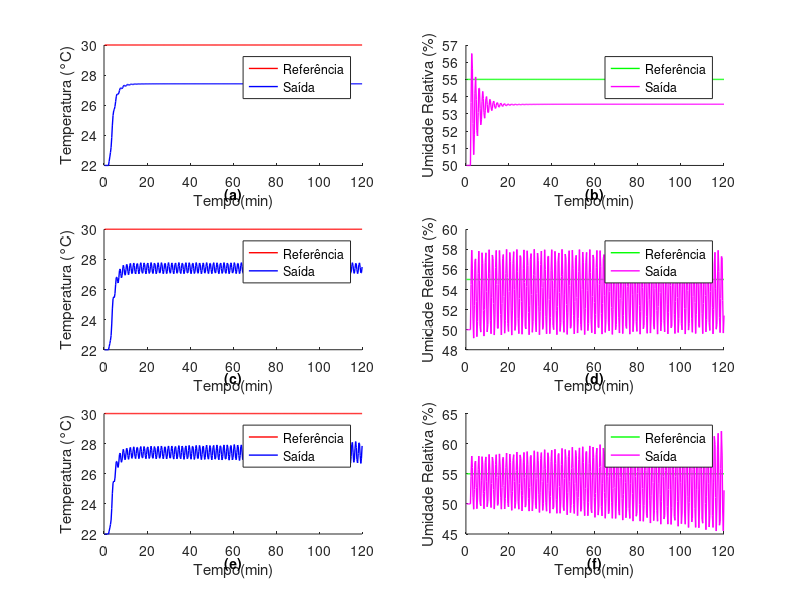

This chart was generated by the following MATLAB code:
% --SCRIPT - IMPLEMENTAR PATAMARES EM SISTEMA TITO --
clear; clc; %close all;
clf(figure(1))
qtde_amostras = 400;
T_amostra = 18;

%% INICIALIZAÇÕES
y_11t = zeros(1, qtde_amostras);
y_12u = zeros(1, qtde_amostras);
y_21t = zeros(1, qtde_amostras);
y_22u = zeros(1, qtde_amostras);
y_1t = zeros(1, qtde_amostras);
y_2u = zeros(1, qtde_amostras);
erro1 = zeros(1, qtde_amostras);
erro2 = zeros(1, qtde_amostras);
tempo = zeros(1, qtde_amostras);
r_1t = zeros(1, qtde_amostras);
r_2u = zeros(1, qtde_amostras);
y_1t_inicial = 22; 
y_2u_inicial = 50;

for k = 1:7
    r_1t(k) = 30;
    r_2u(k) = 55;
    y_1t(k) = y_1t_inicial;
    y_2u(k) = y_2u_inicial;
    tempo(k) = k*T_amostra;
    erro1(k) = r_1t(k) - y_1t(k);
    erro2(k) = r_2u(k) - y_2u(k);
end
r_1t(8:qtde_amostras) = 30; 
r_2u(8:qtde_amostras) = 55; 

%% BLOCO 1: K_umid = 0.45
K_umid = 0.45;
a12_1 = -0.03556*K_umid; a12_2 = -0.1718*K_umid;
a22_1 = 0.2455*K_umid; a22_2 = 1.869*K_umid;

for k = 8:qtde_amostras
    y_11t(k) = 0.9678 * y_11t(k-1) + 0.08796 * erro1(k-4) + 0.00509 * erro1(k-5);
    y_12u(k) = 0.9331 * y_12u(k-1) + a12_1 * erro2(k-3) + a12_2 * erro2(k-4);
    y_21t(k) = 0.9676 * y_21t(k-1) - 0.1294 * erro1(k-6) - 0.007485 * erro1(k-7);
    y_22u(k) = 0.9048 * y_22u(k-1) + a22_1 * erro2(k-1) + a22_2 * erro2(k-2);
    y_1t(k) = y_11t(k) + y_12u(k) + y_1t_inicial;
    y_2u(k) = y_21t(k) + y_22u(k)+ y_2u_inicial;
    erro1(k) = r_1t(k) - y_1t(k);
    erro2(k) = r_2u(k) - y_2u(k);
    tempo(k) = k * T_amostra;
end

figure(1)
subplot(3,2,1)
hold on
plot(tempo/60, r_1t,'r', 'LineWidth', 1)
plot(tempo/60, y_1t,'b', 'LineWidth', 1)
ylabel('Temperatura (°C)'); xlabel('Tempo(min)');
legend('Referência', 'Saída')
title('(a)', 'Units', 'normalized', 'Position', [0.5, -0.3], 'FontSize', 10);
hold off

subplot(3,2,2) 
hold on
plot(tempo/60, r_2u, 'g', 'LineWidth', 1)
plot(tempo/60, y_2u,'m', 'LineWidth', 1)
ylabel('Umidade Relativa (%)'); xlabel('Tempo(min)');
legend('Referência', 'Saída')
title('(b)', 'Units', 'normalized', 'Position', [0.5, -0.3], 'FontSize', 10);
hold off

%% BLOCO 2: K_umid = 0.529
K_umid = 0.529;
a12_1 = -0.03556*K_umid; a12_2 = -0.1718*K_umid;
a22_1 = 0.2455*K_umid; a22_2 = 1.869*K_umid;

for k = 8:qtde_amostras
    y_11t(k) = 0.9678 * y_11t(k-1) + 0.08796 * erro1(k-4) + 0.00509 * erro1(k-5);
    y_12u(k) = 0.9331 * y_12u(k-1) + a12_1 * erro2(k-3) + a12_2 * erro2(k-4);
    y_21t(k) = 0.9676 * y_21t(k-1) - 0.1294 * erro1(k-6) - 0.007485 * erro1(k-7);
    y_22u(k) = 0.9048 * y_22u(k-1) + a22_1 * erro2(k-1) + a22_2 * erro2(k-2);
    y_1t(k) = y_11t(k) + y_12u(k) + y_1t_inicial;
    y_2u(k) = y_21t(k) + y_22u(k)+ y_2u_inicial;
    erro1(k) = r_1t(k) - y_1t(k);
    erro2(k) = r_2u(k) - y_2u(k);
    tempo(k) = k * T_amostra;
end

subplot(3,2,3)
hold on
plot(tempo/60, r_1t,'r', 'LineWidth', 1)
plot(tempo/60, y_1t,'b', 'LineWidth', 1)
ylabel('Temperatura (°C)'); xlabel('Tempo(min)');
legend('Referência', 'Saída')
title('(c)', 'Units', 'normalized', 'Position', [0.5, -0.3], 'FontSize', 10);
hold off

subplot(3,2,4) 
hold on
plot(tempo/60, r_2u, 'g', 'LineWidth', 1)
plot(tempo/60, y_2u,'m', 'LineWidth', 1)
ylabel('Umidade Relativa (%)'); xlabel('Tempo(min)');
legend('Referência', 'Saída')
title('(d)', 'Units', 'normalized', 'Position', [0.5, -0.3], 'FontSize', 10);
hold off

%% BLOCO 3: K_umid = 0.531
K_umid = 0.531;
a12_1 = -0.03556*K_umid; a12_2 = -0.1718*K_umid;
a22_1 = 0.2455*K_umid; a22_2 = 1.869*K_umid;

for k = 8:qtde_amostras
    y_11t(k) = 0.9678 * y_11t(k-1) + 0.08796 * erro1(k-4) + 0.00509 * erro1(k-5);
    y_12u(k) = 0.9331 * y_12u(k-1) + a12_1 * erro2(k-3) + a12_2 * erro2(k-4);
    y_21t(k) = 0.9676 * y_21t(k-1) - 0.1294 * erro1(k-6) - 0.007485 * erro1(k-7);
    y_22u(k) = 0.9048 * y_22u(k-1) + a22_1 * erro2(k-1) + a22_2 * erro2(k-2);
    y_1t(k) = y_11t(k) + y_12u(k) + y_1t_inicial;
    y_2u(k) = y_21t(k) + y_22u(k)+ y_2u_inicial;
    erro1(k) = r_1t(k) - y_1t(k);
    erro2(k) = r_2u(k) - y_2u(k);
    tempo(k) = k * T_amostra;
end

subplot(3,2,5)
hold on
plot(tempo/60, r_1t,'r', 'LineWidth', 1)
plot(tempo/60, y_1t,'b', 'LineWidth', 1)
ylabel('Temperatura (°C)'); xlabel('Tempo(min)');
legend('Referência', 'Saída')
title('(e)', 'Units', 'normalized', 'Position', [0.5, -0.3], 'FontSize', 10);
hold off

subplot(3,2,6) 
hold on
plot(tempo/60, r_2u, 'g', 'LineWidth', 1)
plot(tempo/60, y_2u,'m', 'LineWidth', 1)
ylabel('Umidade Relativa (%)'); xlabel('Tempo(min)');
legend('Referência', 'Saída')
title('(f)', 'Units', 'normalized', 'Position', [0.5, -0.3], 'FontSize', 10);
hold off
